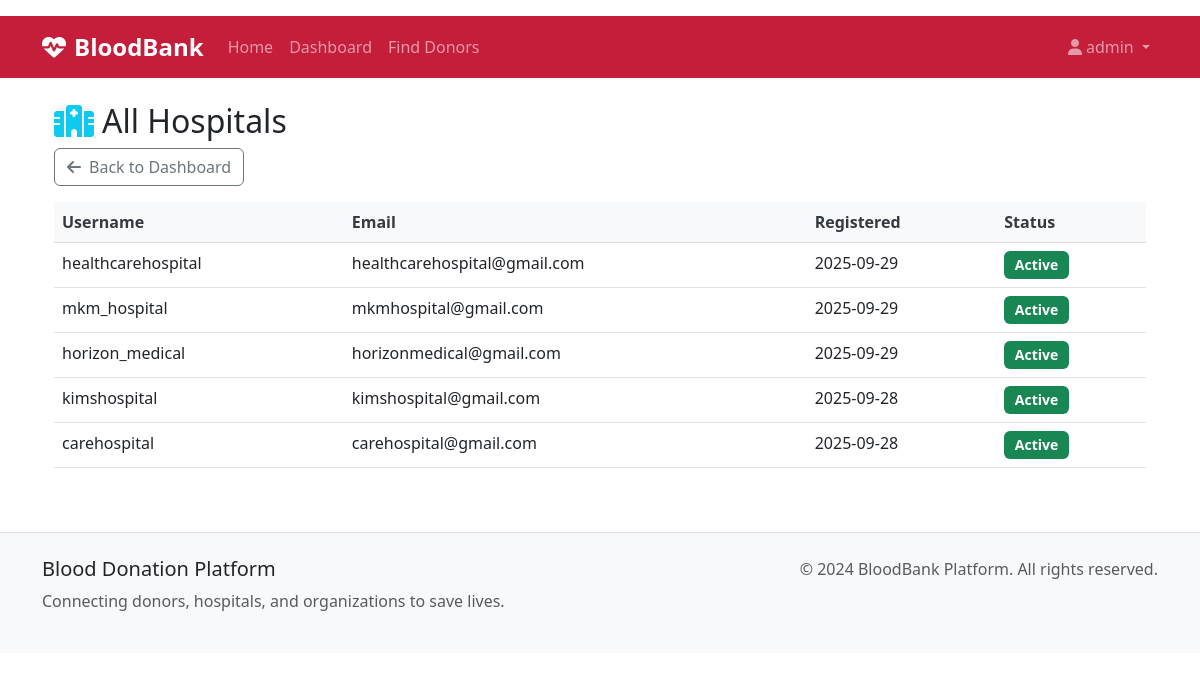
The app's page /admin/hospitals (signed in) with its own data.
### models.py (models this page shows, shortened)
class User(db.Model):
    id = db.Column(db.Integer, primary_key=True)
    username = db.Column(db.String(80), unique=True, nullable=False)
    email = db.Column(db.String(120), unique=True, nullable=False)
    password_hash = db.Column(db.String(256), nullable=False)
    role = db.Column(db.String(20), nullable=False)  # donor, hospital, organization, admin
    created_at = db.Column(db.DateTime, default=datetime.utcnow)
    is_active = db.Column(db.Boolean, default=True)
    donor_profile = db.relationship('DonorProfile', backref='user', uselist=False)
    hospital_profile = db.relationship('HospitalProfile', backref='user', uselist=False)
    organization_profile = db.relationship('OrganizationProfile', backref='user', uselist=False)

### routes.py (the view)
@app.route('/admin/hospitals')
@role_required(['admin'])
def admin_list_hospitals():
    hospitals = User.query.filter_by(role='hospital').order_by(User.created_at.desc()).all()
    return render_template('admin/list_hospitals.html', hospitals=hospitals)

### utils.py (called while the page is built)
def role_required(roles):
    def decorator(f):
        @wraps(f)
        def decorated_function(*args, **kwargs):
            if 'user_id' not in session:
                flash('Please log in to access this page.', 'warning')
                return redirect(url_for('login'))
            user = User.query.get(session['user_id'])
            if not user or user.role not in roles:
                flash('You do not have permission to access this page.',
                      'error')
                return redirect(url_for('dashboard'))
            return f(*args, **kwargs)
        return decorated_function
    return decorator

### templates/admin/list_hospitals.html (shortened to what this page needs)
{% extends 'base.html' %}
{% block content %}
<div class="container my-4">
    <h2><i class="fas fa-hospital me-2 text-info"></i>All Hospitals</h2>
    <a href="{{ url_for('admin_dashboard') }}" class="btn btn-outline-secondary mb-3">
        <i class="fas fa-arrow-left me-2"></i>Back to Dashboard
    </a>
    <div class="table-responsive">
        <table class="table table-hover">
            <thead class="table-light">
                <tr>
                    <th>Username</th>
                    <th>Email</th>
                    <th>Registered</th>
                    <th>Status</th>
                </tr>
            </thead>
            <tbody>
                {% for hospital in hospitals %}
                <tr>
                    <td>{{ hospital.username }}</td>
                    <td>{{ hospital.email }}</td>
                    <td>{{ hospital.created_at.strftime('%Y-%m-%d') }}</td>
                    <td>{% if hospital.is_active %}<span class="badge bg-success">Active</span>{% else %}<span class="badge bg-secondary">Inactive</span>{% endif %}</td>
                </tr>
                {% endfor %}
            </tbody>
        </table>
    </div>
</div>
{% endblock %}

### static/css/styles.css (style rules this page uses)
:root { --medical-primary: #c41e3a; --medical-secondary: #8b0000; --medical-light: #f8f9fa; --medical-dark: #343a40; --medical-accent: #28a745; --medical-warning: #ffc107; --medical-info: #17a2b8; }
.table th { border-top: none; font-weight: 600; color: var(--medical-dark); background-color: var(--medical-light); }
.badge { font-size: 0.875em; padding: 0.5em 0.75em; }

### records on screen
User: username "healthcarehospital", email "healthcarehospital@gmail.com", created_at "2025-09-29", is_active "Active"
User: username "mkm_hospital", email "mkmhospital@gmail.com", created_at "2025-09-29", is_active "Active"
User: username "horizon_medical", email "horizonmedical@gmail.com", created_at "2025-09-29", is_active "Active"
User: username "kimshospital", email "kimshospital@gmail.com", created_at "2025-09-28", is_active "Active"
User: username "carehospital", email "carehospital@gmail.com", created_at "2025-09-28", is_active "Active"

### other values on screen
{{ session.username }} "admin"
